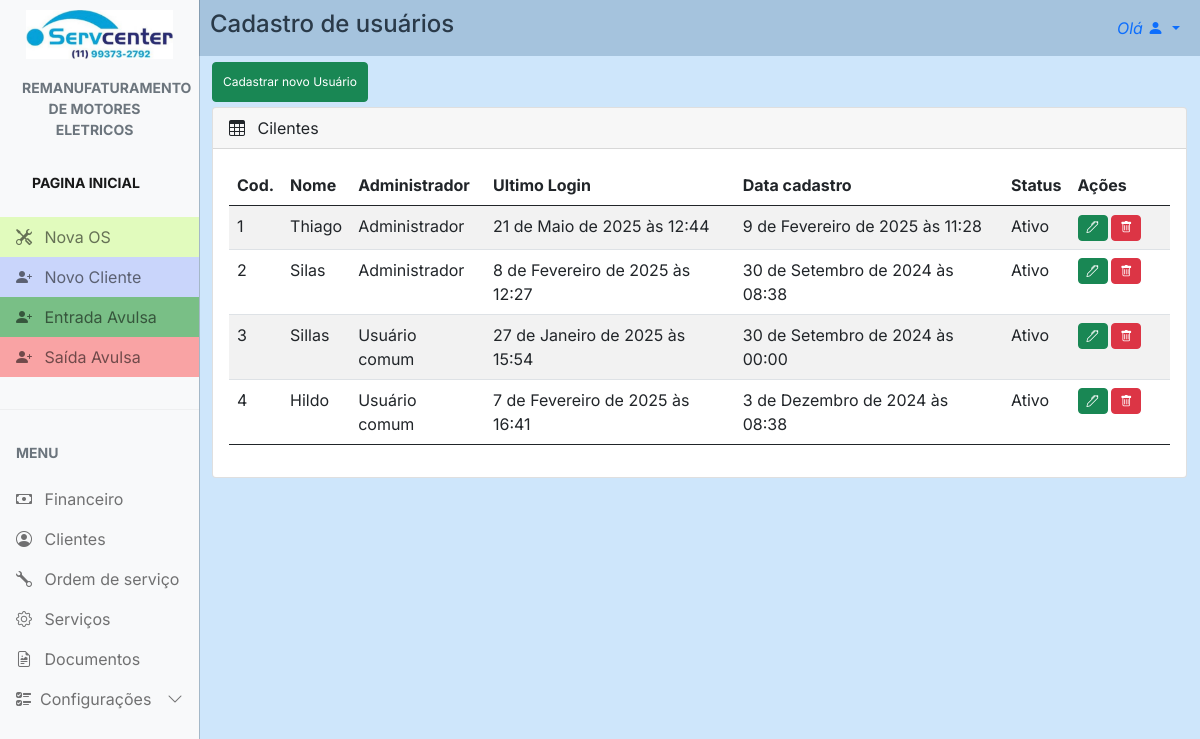
/users/ (signed in), run on the app's committed database.
### config/models.py (models this page shows, shortened)
class Config(models.Model):
    nome_empresa = models.CharField(max_length=100, blank=True, null=True)
    nome_fantasia = models.CharField(max_length=100, blank=True, null=True)
    responsavel = models.CharField(max_length=100, blank=True, null=True)
    atividade = models.CharField(max_length=100, blank=True, null=True)
    cnpj = models.CharField(max_length=20, blank=True, null=True)
    endereco = models.CharField(max_length=100, blank=True, null=True)
    numero = models.CharField(max_length=10, blank=True, null=True)
    bairro = models.CharField(max_length=50, blank=True, null=True)
    cidade = models.CharField(max_length=50, blank=True, null=True)
    estado = models.CharField(max_length=2, blank=True, null=True)
    cep = models.CharField(max_length=10, blank=True, null=True)
    logo1 = models.ImageField(upload_to='logos', blank=True, null=True)
    logo2 = models.ImageField(upload_to='logos', blank=True, null=True)
    obs = models.TextField(blank=True, null=True)
    data = models.DateField(blank=True, null=True)
    telefone = models.CharField(max_length=20, blank=True, null=True)
    whatsapp = models.CharField(max_length=20, blank=True, null=True)

### users/views.py (the view)
# urls.py: path('users/', include("users.urls")),
@user_passes_test(lambda u: u.is_superuser)
def users(request):
    if request.method == "GET":
        users = User.objects.all()
        groups = Group.objects.all()
        return render(request, 'users.html', {'users': users, groups:'groups'})

### config/context_processors.py (called while the page is built)
def conf(request):
    logo = Config.objects.all().first
    return {'logo': logo}

### servcenter/context_processors.py (called while the page is built)
def project_settings(request):
    config = Config.objects.first()
    return {
        'config': config,
    }

### users/templates/users.html (shortened to what this page needs)
{% extends "main.html" %} {% load static %} {% block 'head' %}
<link rel="stylesheet" href="{% static 'css/main.css' %}" />
<link rel="stylesheet" href="{% static 'clients/css/clients.css' %}" />
{% endblock %} {% block 'main' %}
<div class="row">
  <div id="cad_cli_tit">
    <a>Cadastro de usuários</a>
  </div>
  <div class="actions_bar">
    <a href="{% url 'new_users' %}" id="btn_nc" type="button" class="btn btn-success">
      Cadastrar novo Usuário
    </a>
  </div>
  <div class="col-md-12 mb-3">
    <div class="card">
      <div class="card-header">
        <span><i class="bi bi-table me-2"></i></span> Cilentes
      </div>
      <div class="card-body">
        <div id="table_cli" class="table-responsive">
          <table
            id="example"
            class="table table-striped data-table"
            style="width: 100%"
          >
            <thead>
              <tr>
                <th>Cod.</th>
                <th>Nome</th>
                <th>Administrador</th>
                <th>Ultimo Login</th>
                <th>Data cadastro</th>
                <th>Status</th>
                <th id="acoes_th">Ações</th>
              </tr>
            </thead>
            <tbody>
              {% for user in users %}
              <tr>
                <td>{{ user.id }}</td>
                <td>{{ user.username }}</td>
                <td
                  {% if user.is_superuser == True %}
                    <span>Administrador</span>
                  {% elif user.is_superuser == False %}
                    <span>Usuário comum</span>
                  {% endif %}
                </td>
                <td>{{ user.last_login }}</td>
                <td>{{ user.date_joined }}</td>
                <td
                  {% if user.is_active == True %}
                    <span>Ativo</span>
                  {% elif user.is_active == False %}
                    <span>Inativo</span>
                  {% endif %}
                </td>
                <th>
                  <a href="{% url 'edit_users' user.id %}" id="btn_ap" type="button" class="btn btn-success">
                    <i class="bi bi-pen"></i>
                  </a>
                  <a href="{% url 'del_users' user.id %}" id="btn_ap" type="button" class="btn btn-danger delete">
                    <i class="bi bi-trash"></i>
                  </a>
                </th>
              </tr>
              {% endfor %}
            </tbody>
          </table>
        </div>
      </div>
    </div>
  </div>
</div>
{% endblock%}

### templates/main.html (shortened to what this page needs)
{% load static %}
<!DOCTYPE html>
<html lang="en">
  <head>
    <link rel="stylesheet" href="{% static 'css/bootstrap.min.css'%}" />
    <link
      rel="stylesheet"
      href="https://cdn.jsdelivr.net/npm/bootstrap-icons@1.4.1/font/bootstrap-icons.css"
    />
    <link rel="stylesheet" href="{% static 'css/dataTables.bootstrap5.min.css' %}" />
    <link rel="stylesheet" href="{% static 'css/main.css' %}" />
    {% block 'head' %}{% endblock %}
  </head>
  <body>
    <div
      class="offcanvas offcanvas-start sidebar-nav bg-light"
      tabindex="-1"
      id="sidebar"
    >
      <div class="offcanvas-body p-0">
        <nav class="navbar-light">
          <ul class="navbar-nav">
            <li>
              <div class="text-muted small fw-bold text-uppercase px-3">
                <a href="{% url 'dashboard' %}">
                  {% if config.logo1 %}
                    <img id="logo" src="{{ config.logo1.url }}" alt="logo" />
                  {% else %}
                    <p>No logo available</p>
                  {% endif %}
                </a>
              </div>
            </li>
            <li id="tit_motores">
              <a href="{% url 'dashboard' %}" class="nav-link px-3 active">
                <div class="text-muted small fw-bold text-uppercase px-3 mb-3">
                  {{config.atividade}}
                </div>
              </a>
            </li>
            <li>
              <div class="text-muted small fw-bold text-uppercase px-3 mb-3">
                <a href="{% url 'dashboard' %}" class="nav-link px-3 active">Pagina Inicial</a>
              </div>
            </li>
            <li>
              <a id="n_os" href="{% url 'new_work_order' %}" class="nav-link px-3">
                <span class="me-2"><i class="bi bi-tools"></i></span>
                <span>Nova OS</span>
              </a>
            </li>
            <li>
              <a id="n_cli" href="{% url 'new_client' %}" class="nav-link px-3">
                <span class="me-2"><i class="bi bi-person-plus-fill"></i></span>
                <span>Novo Cliente</span>
              </a>
            </li>
            <li>
              <a id="in" href="{% url 'new_finance' %}" class="nav-link px-3">
                <span class="me-2"><i class="bi bi-person-plus-fill"></i></span>
                <span>Entrada Avulsa</span>
              </a>
            </li>
            <li>
              <a id="out" href="{% url 'new_finance_out' %}" class="nav-link px-3">
                <span class="me-2"><i class="bi bi-person-plus-fill"></i></span>
                <span>Saída Avulsa</span>
              </a>
            </li>
            <li class="my-4"><hr class="dropdown-divider bg-light" /></li>
            <li>
              <div class="text-muted small fw-bold text-uppercase px-3 mb-3">
                Menu
              </div>
            </li>
            {% if user.is_superuser %}
              <li>
                  <a href="{% url 'finance' %}" class="nav-link px-3">
                      <span class="me-2"><i class="bi bi-cash"></i></span>
                      <span>Financeiro</span>
                  </a>
              </li>
            {% endif %}
            <li>
              <a href="{% url 'clients' %}" class="nav-link px-3">
                <span class="me-2"><i class="bi bi-person-circle"></i></span>
                <span>Clientes</span>
              </a>
            </li>
            <li>
              <a href="{% url 'work_order' %}" class="nav-link px-3">
                <span class="me-2"><i class="bi bi-wrench"></i></span>
                <span>Ordem de serviço</span>
              </a>
            </li>
            <li>
              <a href="{% url 'services' %}" class="nav-link px-3">
                <span class="me-2"><i class="bi bi-gear"></i></span>
                <span>Serviços</span>
              </a>
            </li>
            <li>
              <a href="{% url 'documents' %}" class="nav-link px-3">
                <span class="me-2"><i class="bi bi-file-earmark-richtext"></i></span>
                <span>Documentos</span>
              </a>
            </li>
            <li>
              <a
                class="nav-link px-3 sidebar-link"
                data-bs-toggle="collapse"
                href="#layouts"
              >
                <span class="me-2"><i class="bi bi-ui-checks"></i></span>
                <span>Configurações</span>
                <span class="ms-auto">
                  <span class="right-icon">
                    <i class="bi bi-chevron-down"></i>
                  </span>
                </span>
              </a>
            </li>
          </ul>
        </nav>
      </div>
    </div>
    <nav class="navbar navbar-expand-lg" id="top_nav">
      <div  class="container-fluid">
        <div class="collapse navbar-collapse" id="topNavBar">
          <ul class="navbar-nav">
            <li class="nav-item dropdown">
              <a
                class="nav-link dropdown-toggle ms-2"
                href="#"
                role="button"
                data-bs-toggle="dropdown"
                aria-expanded="false"
              >
                <i>Olá {{request.user.first_name}}</i>
                <i class="bi bi-person-fill"></i>
              </a>
            </li>
          </ul>
        </div>
      </div>
    </nav>
    {% block 'main' %} {% endblock %}
  </body>
</html>

### templates/static/css/main.css (style rules this page uses)
body, button { font-family: "Inter", sans-serif; margin: 0; padding: 0; background: rgba(91, 170, 244, 0.293); }
:root { --offcanvas-width: 200px; --topNavbarHeight: 0px; }
#logo { padding: 10px; max-width: 100%; }
#n_os { background: rgba(172, 255, 47, 0.303); }
#n_cli { background: rgba(47, 95, 255, 0.234); }
#in { background-color: #2a9c3d9c; }
#out { background-color: #fa6c6c9a; }
#tit_motores { text-align: center; margin-left: -10px; }
.sidebar-nav { width: var(--offcanvas-width); }
.sidebar-link { display: flex; align-items: center; }
.sidebar-link .right-icon { display: inline-flex; }
#top_nav { background: rgba(65, 109, 150, 0.293); }
@media (min-width: 992px) { body { overflow: auto !important; } }
@media (min-width: 992px) { .sidebar-nav { -webkit-transform: none; transform: none; visibility: visible !important; height: calc(100% - var(--topNavbarHeight)); top: var(--topNavbarHeight); } }
@media (min-width: 992px) { #cad_cli_tit { margin-top: -50px; } }

### templates/static/clients/css/clients.css (style rules this page uses)
.row { margin-left: 0px; margin-right: 0px; padding: 0; }
#cad_cli_tit { margin-top: 0px; font-size: 2vh; font-weight: 500; margin-left: 10px; }
#btn_nc, #btn_ac { font-size: 1vh; margin: 0px 0px 5px 12px; }
#btn_ed, #btn_ap, #btn_wz { width: 20px; font-size: 1vh; padding: 3px; justify-content: center; }
#table_cli { font-size: 1.5vh; width: auto; }
.actions_bar { padding: 0px; }
#acoes_th { min-width: 60px; }
@media (min-width: 992px) { .row { margin-left: 200px; margin-right: 1.5px; } }
@media (min-width: 992px) { #cad_cli_tit { margin-top: -50px; font-size: 3vh; font-weight: 500; border: 0; padding: 0; margin-bottom: 20px; } }
@media (min-width: 992px) { #btn_nc, #btn_ac { padding: 10px; font-size: 1.5vh; margin: 0px 0px 5px 12px; } }
@media (min-width: 992px) { #btn_ed, #btn_ap, #btn_wz { width: 30px; font-size: 1.5vh; padding: 3px; } }
@media (min-width: 992px) { #table_cli { font-size: 2vh; } }
@media (min-width: 992px) { #acoes_th { width: 100px; } }

### data on the page
Config: logo1 (picture), atividade "REMANUFATURAMENTO DE MOTORES ELETRICOS"

### other printed values
{{ user.id }} "1"
{{ user.username }} "Thiago"
{{ user.last_login }} "21 de Maio de 2025 às 12:44"
{{ user.date_joined }} "9 de Fevereiro de 2025 às 11:28"
{{ user.id }} "2"
{{ user.username }} "Silas"
{{ user.last_login }} "8 de Fevereiro de 2025 às 12:27"
{{ user.date_joined }} "30 de Setembro de 2024 às 08:38"
{{ user.id }} "3"
{{ user.username }} "Sillas"
{{ user.last_login }} "27 de Janeiro de 2025 às 15:54"
{{ user.date_joined }} "30 de Setembro de 2024 às 00:00"
{{ user.id }} "4"
{{ user.username }} "Hildo"
{{ user.last_login }} "7 de Fevereiro de 2025 às 16:41"
